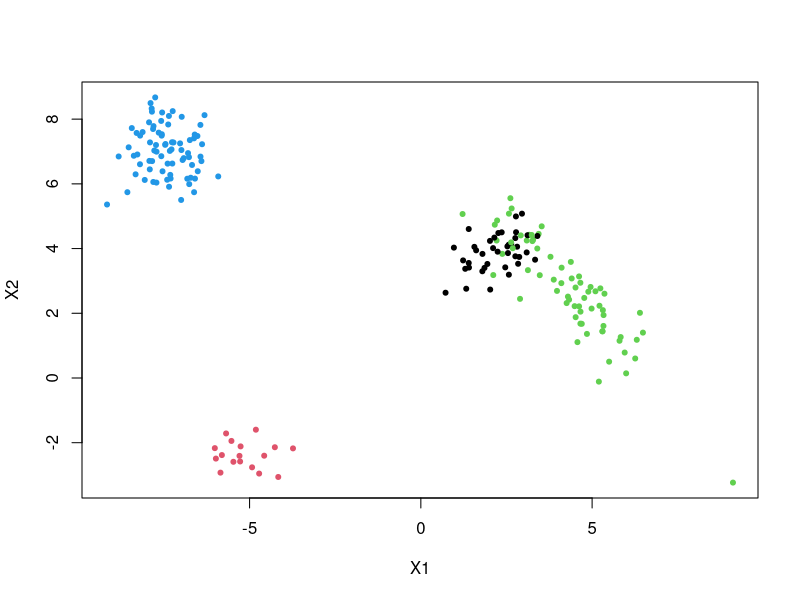
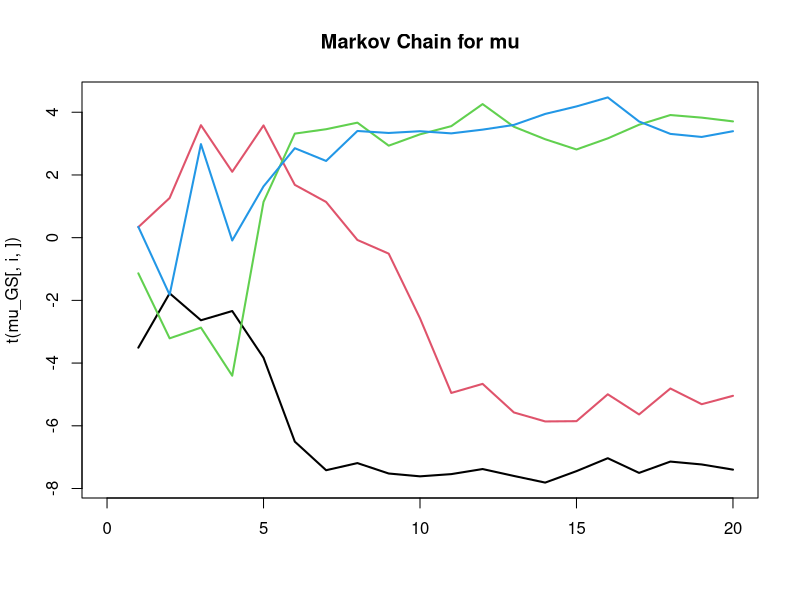
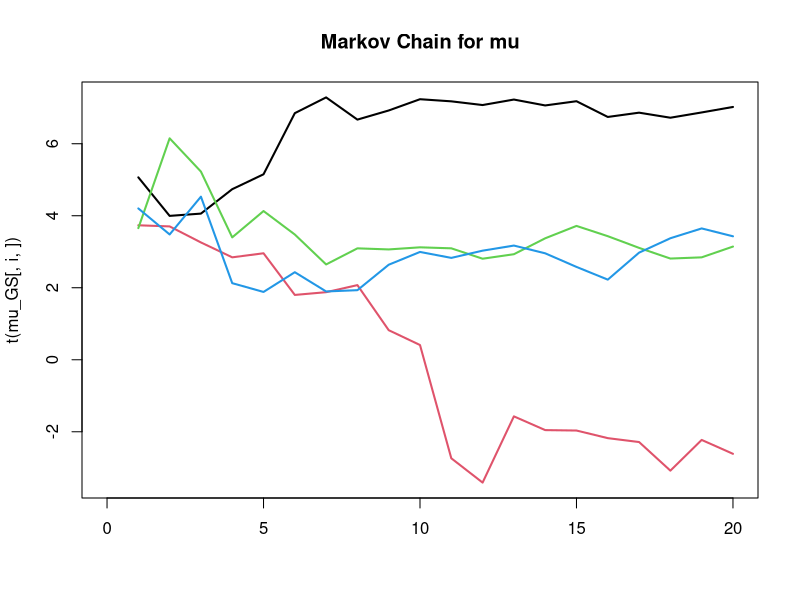
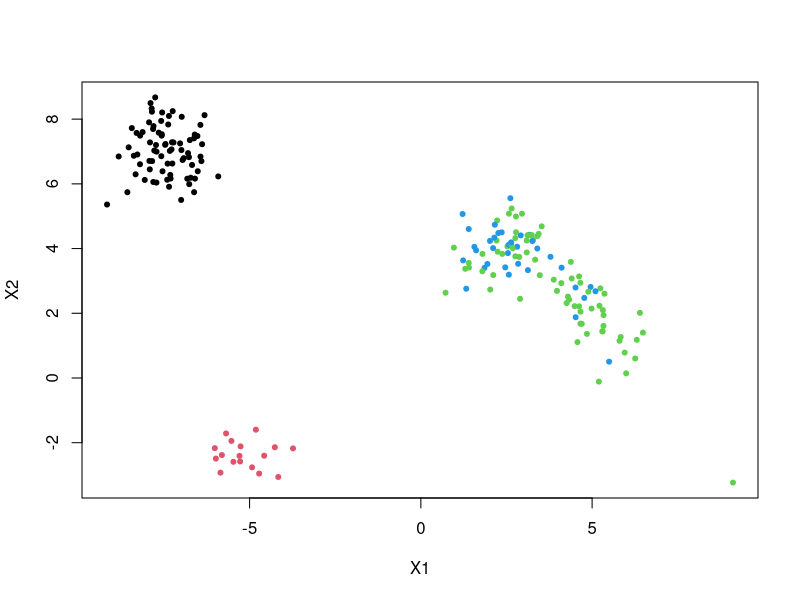

Source code (R) for these figures, in order:
# Implementing the following paper:
# https://epub.jku.at/obvulihs/download/pdf/5554146?originalFilename=true

library("mvtnorm")
# PARAMETERS
C <- 4 # number of classes
alpha_0 <- runif(n = C, min = 1, max = 4)
p <- 2
mu_0 <- rep(0, p)
tau_0 <- diag(rep(0.02, p)) 
a_0 <- 5
b_0 <- diag(rep(0.5, p)) 


N_SAMPLES <- 200 # number of samples
niter <- 20 # number of Gibbs Sampling iterations


# Defining the unknown mixture

w_real <- gtools::rdirichlet(1, alpha_0)
mu_real <- matrix(, nrow = C, ncol = p)
mu_real <- rmvnorm(C, mu_0, solve(tau_0))
tau_real <- array(0, dim = c(p, p, C))
tau_real[, , ] <- rWishart(C, a_0, b_0)


cat("\nw_real :", w_real, "\n")
cat("\nmu_real\n")
print(mu_real)
#cat("mu_real :", mu_real, "\n")
cat("\ntau_real\n")
print(tau_real)
#cat("tau_real :", tau_real, "\n")


# Sampling from the unknown distribution
rmix <- function(w_real, mu_real, tau_real) {
  z_real <- sample(1:C, prob = w_real, size = N_SAMPLES, replace = TRUE)
  x <- matrix(, nrow = N_SAMPLES, ncol = p)
  for (i in 1:N_SAMPLES) {
    x[i, ] <- rmvnorm(1, mu_real[z_real[i], ], solve(tau_real[, , z_real[i]]))
  }
  
  return(list(x, z_real))
}
mix <- rmix(w_real, mu_real, tau_real)
x <- mix[1]
z_real <- mix[2]

x <- data.frame(x)
z_real <- unlist(z_real)
x11()
plot(x, type="p", col=z_real, pch=20)


# Full conditionals
sample_w <- function(alpha_0, N) {
  alpha_new <- alpha_0 + N
  w <- gtools::rdirichlet(1, alpha_new)
  return(w)
}

sample_tau <- function(mu, z, x, c_0, C_0, N) {
  tau <- array(, dim = c(p, p, C))

  for (c in 1:C) {
    summation <- t(sweep(x[z == c, ], p, mu[c, ], "-")) %*% (sweep(x[z == c, ], p, mu[c, ], "-"))
    c_new <- c_0 + N[c] / 2
    C_new <- C_0 + summation / 2
    tau <- rWishart(C, c_new, solve(C_new))
  }
  return(tau)
}


sample_mu <- function(tau, z, x, b_0, B_0, N) {
  mu <- matrix(, nrow = C, ncol = p)
  for (c in 1:C) {
    B_new <- solve(solve(B_0) + N[c] * tau[, , c])
    # avoid divison by 0
    if (N[c] == 0) {
      N[c] <- 1
    }
    b_new <- (B_new) %*% (solve(B_0) %*% b_0 + N[c] * (tau[, , c] %*% apply(x[z == c,], p, sum)/N[c]))
    mu[c, ] <- rmvnorm(1, b_new, B_new)
  }
  return(mu)
}

sample_z <- function(mu, tau, w, x) {
  z <- array(dim = N_SAMPLES)
  for (i in 1:N_SAMPLES) {
    prob <- c()
    summation <- 0
    for (c in 1:C) {
      summation <- summation + w[c] * dmvnorm(x[i, ], mu[c, ], solve(tau[, , c]))
    }
    # avoid division by 0
    if (summation != 0) {
      for (c in 1:C) {
        prob <- c(prob, w[c] * dmvnorm(x[i, ], mu[c, ], solve(tau[, , c])) / summation)
      }
    } else {
      prob <- runif(n = C, min = 0, max = 1)
    }
    z[i] <- sample(1:C, prob = prob, size = 1)
  }
  return(z)
}


# Gibbs Sampler
gibbs <- function(x, niter, C, alpha_0, mu_0, tau_0, a_0, b_0) {
  x <- data.matrix(x)

  # Hyperparameters
  c_0 <- 2.5 * 0.5 * (p - 1)
  c_0 <- 2
  phi <- 1
  C_0 <- phi * cov(x)
  b_0 <- apply(x, p, median)
  B_0 <- diag((apply(x, p, max) - apply(x, p, min))^2)
  # Initialize the Markov Chain
  w <- gtools::rdirichlet(1, alpha_0) * 0.01

  mu <- matrix(, nrow = C, ncol = p)
  tau <- array(0, dim = c(p, p, C))
  tau[, , ]  <- rWishart(C, c_0, solve(C_0))
  mu <- rmvnorm(C, b_0, B_0)
  z <- array(dim = N_SAMPLES)
  for (i in 1:N_SAMPLES) {
    z[i] <- sample(1:C, prob = w, size = 1)
  }

  # Save the Markov Chain of mu
  mu_GS <- array(dim = c(C, p, niter))
  mu_GS[, , 1] <- mu

  tau_GS <- array(dim = c(p, p, C, niter))
  tau_GS[, , , 1] <- tau

  w_GS <- array(dim = c(C, niter) )
  w_GS[, 1] <- w


    
  z_GS <- array(dim = c(N_SAMPLES , niter))
  z_GS[, 1] <- z

  cat("\nGibbs Sampling\n")
  cat(0, "/", niter, "\n")
  for (i in 1:niter) {
    if (i %% 10 == 0) {
      cat(i, "/", niter, "\n")
    }

    N <- as.data.frame(table(z))$Freq

    w <- sample_w(alpha_0, N)
    tau <- sample_tau(mu, z, x, c_0, C_0, N)
    mu <- sample_mu(tau, z, x, b_0, B_0, N)
    z <- sample_z(mu, tau, w, x)

    mu_GS[, , i] <- mu
    tau_GS[, , , i] <- tau
    w_GS[, i] <- w
    z_GS[, i] <- z
  }

  return(list("mu_GS" = mu_GS, "tau_GS" = tau_GS, "w_GS" = w_GS, "z_GS" = z_GS))
}

mix <- gibbs(x, niter, C, alpha_0, mu_0, tau_0, a_0, b_0)
mu_PLOT <- array(, dim = c(C, niter, p))
mu_GS <- mix$mu_GS

for ( i in 1:p ) {

  x11()
  matplot(t(mu_GS[, i, ]), main="Markov Chain for mu", type = 'l', xlim = c(0, niter), lty = 1, lwd = 2)
}
z_GS <- data.frame(mix[4])
x11()
plot(x, type="p", col=z_GS[, niter], pch=20)
